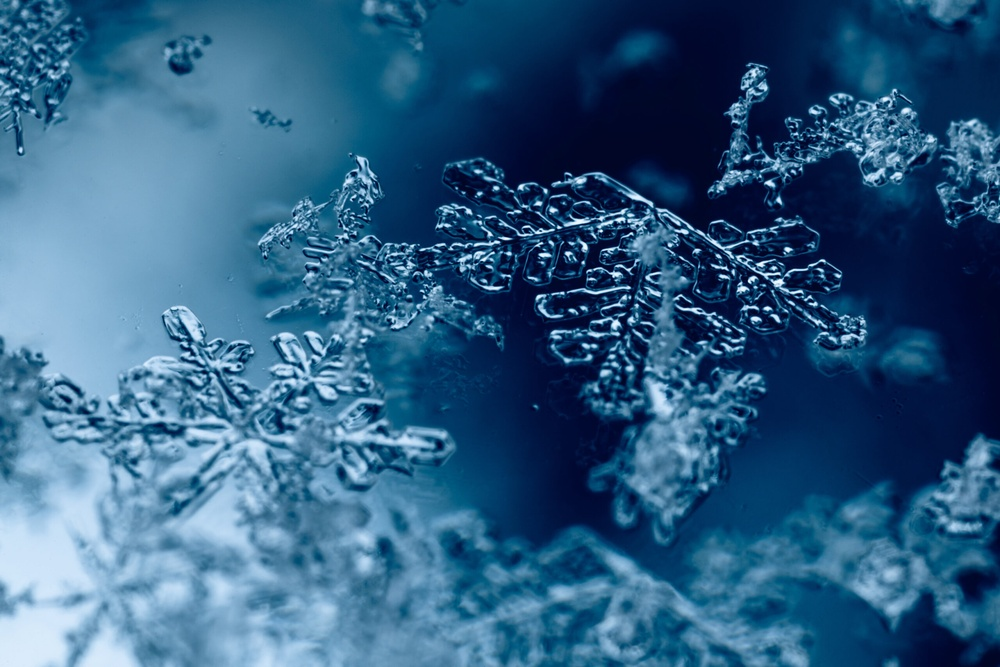
#> input picture Week 1/Test Images/test5.jpg, 1000 x 667 px, shrunk from 2560 x 1707 before the run
$ python 'Custom Sobel.py'
#> lines starting #> are read from the running program, lines starting #| are printed output that depends on the picture; after the words box and inside, x2 and y2 are one past the last pixel; in counts of white or black regions, pixels touching at a corner belong together
import cv2
import numpy as np

# Import image, blur to reduce noise
img_original = cv2.imread('Test Images/test5.jpg')
#> img_original is the input picture: shape (667, 1000, 3); mean B, G, R 131.1, 94.4, 48.4
img_gray = cv2.imread('Test Images/test5.jpg', cv2.IMREAD_GRAYSCALE)
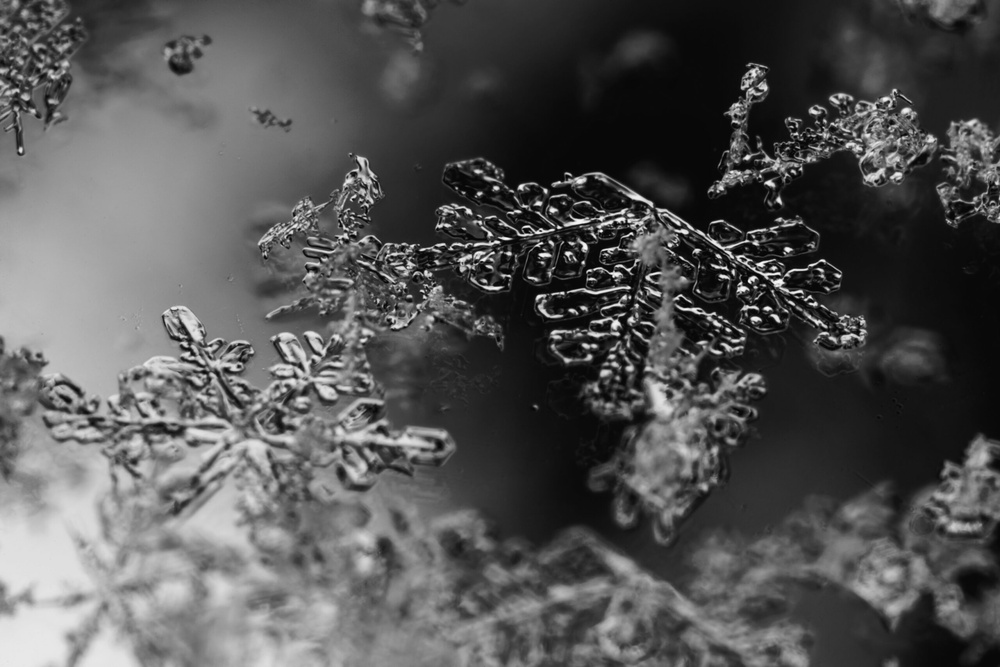
#> img_gray: shape (667, 1000); min 0, max 255, mean 84.7
img_gray = cv2.GaussianBlur(img_gray, (5, 5), 0)

# Create black chalkboard with the same image dimension that we can draw the edges on
img_drawn = np.zeros((img_gray.shape[0], img_gray.shape[1], 3), dtype='uint8')

gx = {}
gy = {}
gm = {}

# Iterate through each pixel of grayscale image, excluding edges
for x in range(img_gray.shape[1]):
    if x == 0 or x == img_gray.shape[1]-1:
        continue
    for y in range(img_gray.shape[0]):
        if y == 0 or y == img_gray.shape[0]-1:
            continue

        # Create kernel shape, cast to int to prevent overflow
        top_left = img_gray[y - 1, x - 1].astype(int)
        left = img_gray[y, x - 1].astype(int)
        bottom_left = img_gray[y + 1, x - 1].astype(int)

        above = img_gray[y - 1, x].astype(int)
        below = img_gray[y + 1, x].astype(int)

        top_right = img_gray[y - 1, x + 1].astype(int)
        right = img_gray[y, x + 1].astype(int)
        bottom_right = img_gray[y + 1, x + 1].astype(int)

        # Apply the kernel and solve for gradients in each direction, magnitude
        gx[x, y] = ((top_left * -1) + (left * -2) + (bottom_left * -1)) + (top_right + (right * 2) + bottom_right)
        gy[x, y] = (top_left + (above * 2) + top_right) + ((bottom_left * -1) + (below * -2) + (bottom_right * -1))
        gm[x, y] = np.sqrt(gx[x, y]**2 + gy[x, y]**2)

        # Set threshold to include only important edges
        if gm[x, y] > 105:
            img_drawn[y, x] = (255, 255, 255)
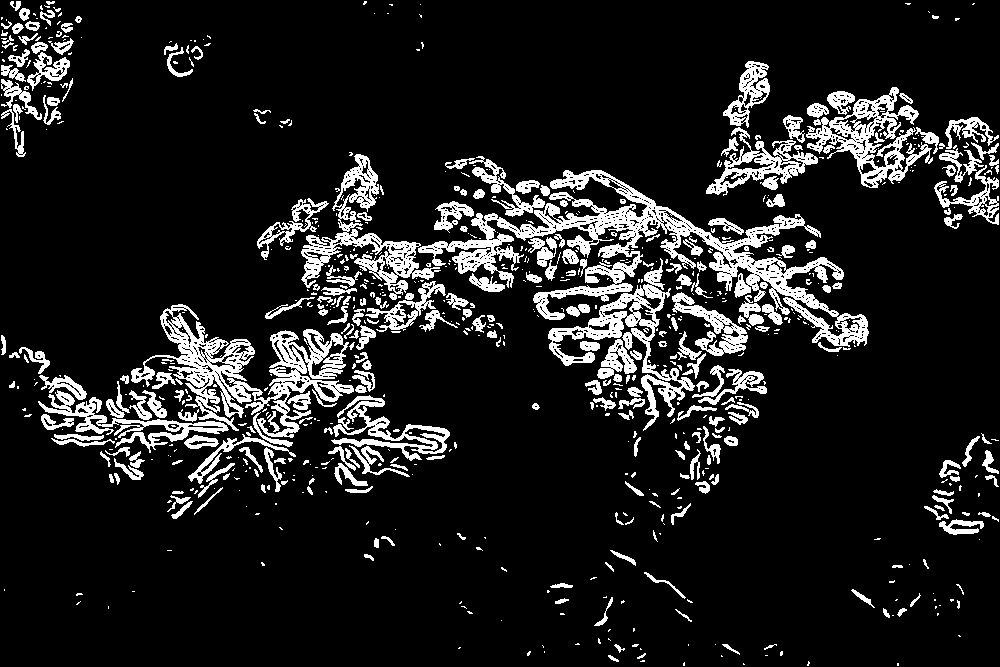
#> img_drawn: shape (667, 1000, 3); 12.3% white; 765 white regions (477 under 20 px), largest, box (x1, y1, x2, y2) and area: (418, 170, 869, 347) 15067, (131, 304, 354, 438) 8401, (548, 258, 695, 431) 4403
#> after the loop, gm = 663670 items; gx = 663670 items; gy = 663670 items

# cv2.imwrite("Test Images/Sobel.jpg", img_drawn)
cv2.imshow('Sobel', img_drawn)

cv2.waitKey(0)
cv2.destroyAllWindows()

$ run again, with Week 1/Test Images/test2.jpg copied over Week 1/Test Images/test5.jpg
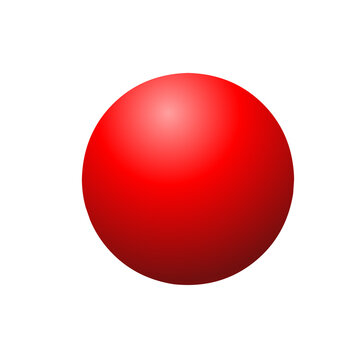
#> input picture Week 1/Test Images/test2.jpg, 360 x 360 px
#> img_original is the input picture: shape (360, 360, 3); mean B, G, R 192.4, 192.4, 242.7
#> `img_gray = cv2.imread('Test Images/test5.jpg', cv2.IMREAD_GRAYSCALE)`:
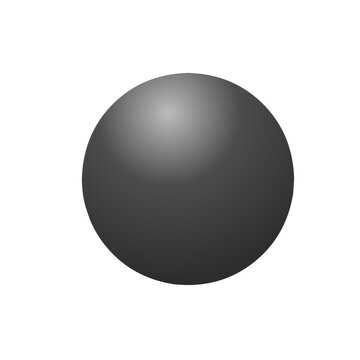
#> img_gray: shape (360, 360); min 24, max 255, mean 207.5
#> after the loop `for x in range(img_gray.shape[1]):`:
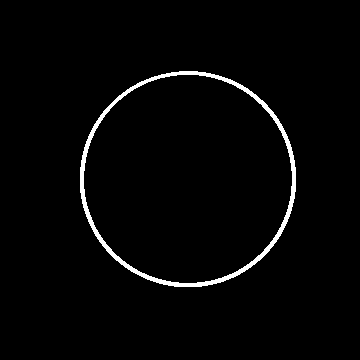
#> img_drawn: shape (360, 360, 3); 2.2% white; 1 white region, box (x1, y1, x2, y2) and area: (80, 71, 296, 287) 2838
#> after the loop `for x in range(img_gray.shape[1]):`: gm = 128164 items

$ run again, with Week 1/Test Images/test3.jpg copied over Week 1/Test Images/test5.jpg
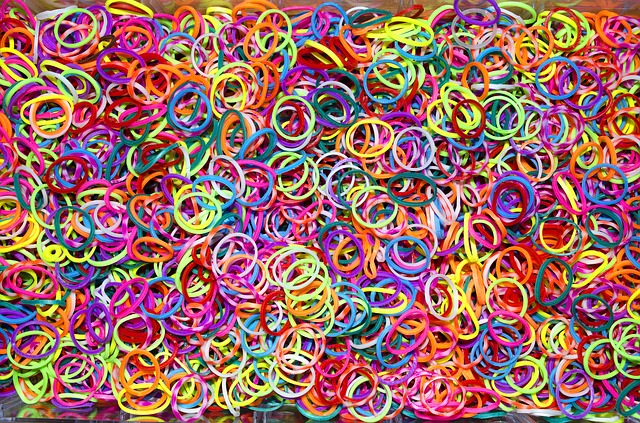
#> input picture Week 1/Test Images/test3.jpg, 640 x 423 px
#> img_original is the input picture: shape (423, 640, 3); mean B, G, R 101.6, 105.5, 156.7
#> `img_gray = cv2.GaussianBlur(img_gray, (5, 5), 0)`:
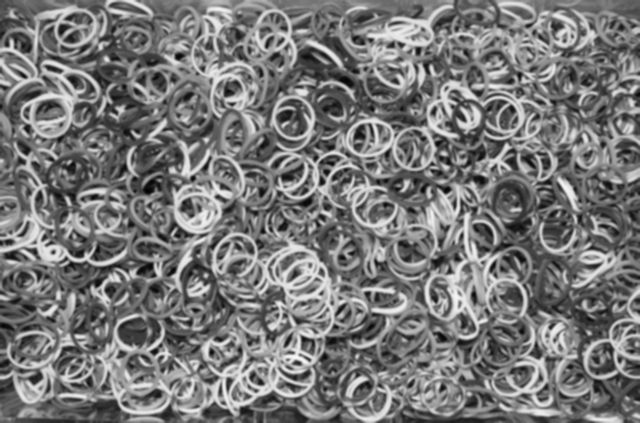
#> img_gray: shape (423, 640); min 2, max 247, mean 120.3
#> after the loop `for x in range(img_gray.shape[1]):`:
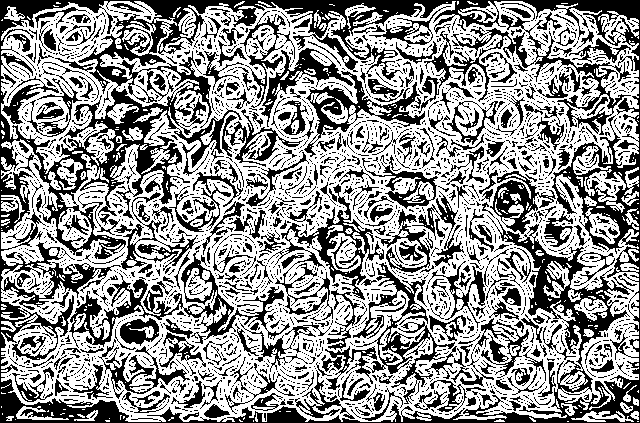
#> img_drawn: shape (423, 640, 3); 58.2% white; 2952 black regions (2533 under 20 px), largest, box (x1, y1, x2, y2) and area: (0, 0, 640, 423) 41726, (69, 250, 290, 348) 3831, (424, 12, 631, 135) 3506
#> after the loop `for x in range(img_gray.shape[1]):`: gm = 268598 items

$ run again, with Week 1/Test Images/test4.jpg copied over Week 1/Test Images/test5.jpg
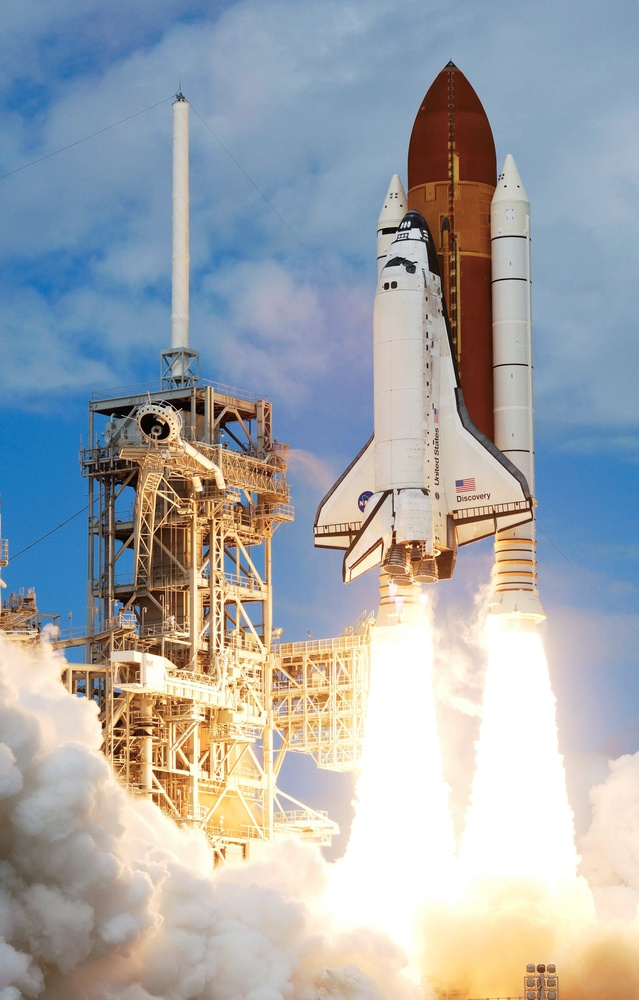
#> input picture Week 1/Test Images/test4.jpg, 639 x 1000 px, shrunk from 1888 x 2956 before the run
#> img_original is the input picture: shape (1000, 639, 3); mean B, G, R 171.7, 167.6, 163.1
#> `img_gray = cv2.imread('Test Images/test5.jpg', cv2.IMREAD_GRAYSCALE)`:
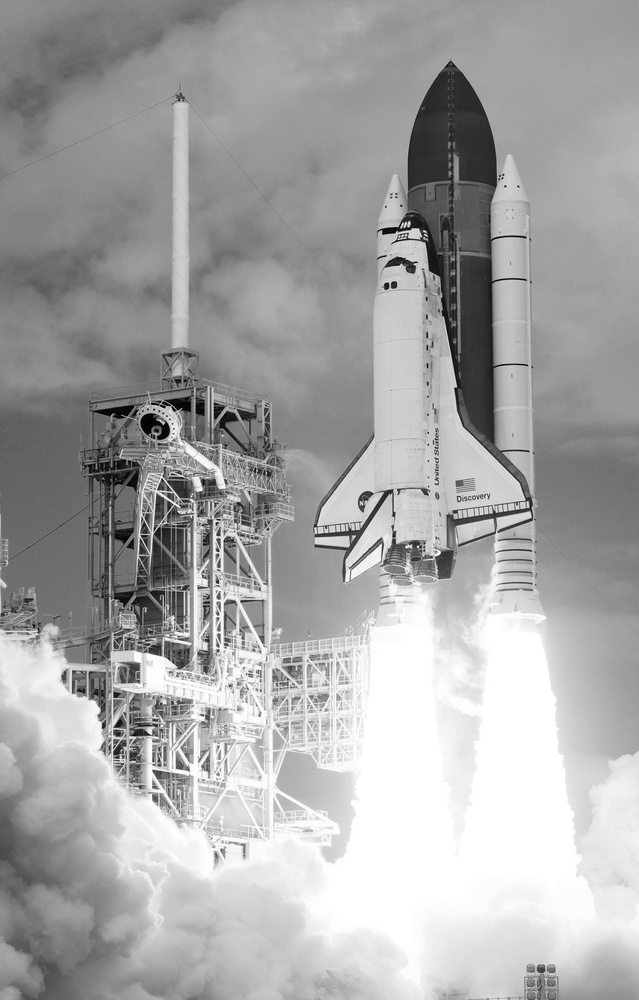
#> img_gray: shape (1000, 639); min 0, max 255, mean 166.7
#> after the loop `for x in range(img_gray.shape[1]):`:
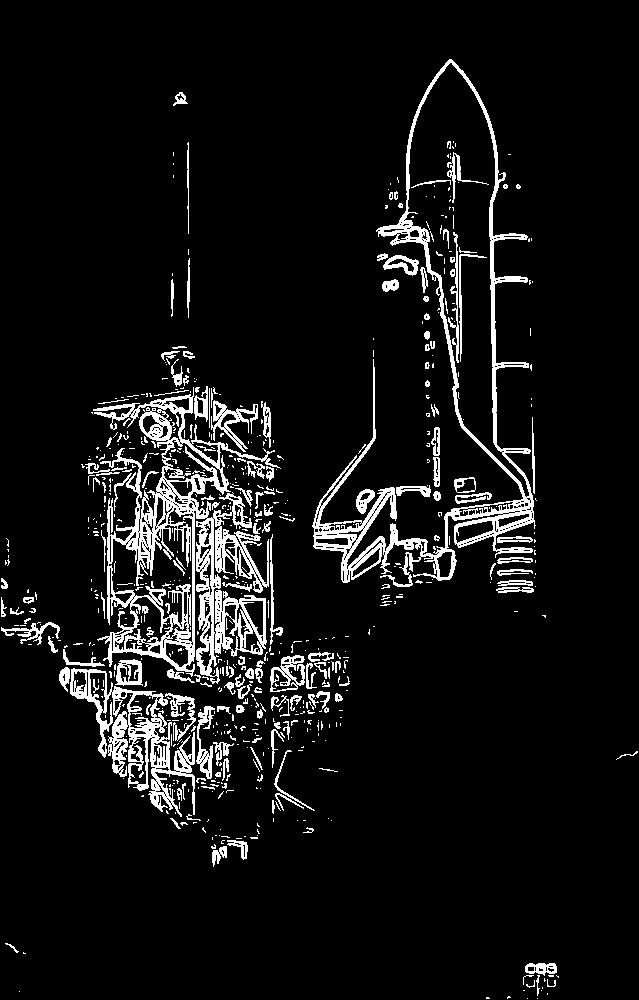
#> img_drawn: shape (1000, 639, 3); 7.6% white; 695 white regions (531 under 20 px), largest, box (x1, y1, x2, y2) and area: (93, 387, 281, 684) 15143, (312, 59, 536, 587) 10773, (70, 668, 195, 817) 4926
#> after the loop `for x in range(img_gray.shape[1]):`: gm = 635726 items
